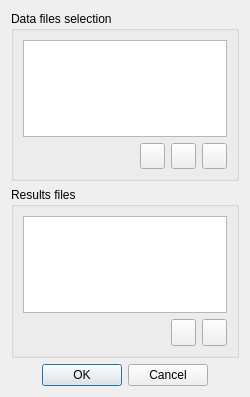
<ui version="4.0" >
 <class>BatchRunningUserFilesDialogForm</class>
 <widget class="QDialog" name="BatchRunningUserFilesDialogForm" >
  <property name="enabled" >
   <bool>true</bool>
  </property>
  <property name="geometry" >
   <rect>
    <x>0</x>
    <y>0</y>
    <width>250</width>
    <height>397</height>
   </rect>
  </property>
  <property name="windowTitle" >
   <string>User files</string>
  </property>
  <layout class="QVBoxLayout" >
   <item>
    <widget class="QGroupBox" name="groupBox" >
     <property name="title" >
      <string>Data files selection</string>
     </property>
     <layout class="QGridLayout" >
      <item row="0" column="0" colspan="4" >
       <widget class="QListView" name="viewData" >
        <property name="maximumSize" >
         <size>
          <width>16777215</width>
          <height>100</height>
         </size>
        </property>
        <property name="alternatingRowColors" >
         <bool>true</bool>
        </property>
       </widget>
      </item>
      <item row="1" column="0" >
       <spacer>
        <property name="orientation" >
         <enum>Qt::Horizontal</enum>
        </property>
        <property name="sizeHint" stdset="0" >
         <size>
          <width>40</width>
          <height>20</height>
         </size>
        </property>
       </spacer>
      </item>
      <item row="1" column="1" >
       <widget class="QToolButton" name="buttonNewData" >
        <property name="minimumSize" >
         <size>
          <width>25</width>
          <height>25</height>
         </size>
        </property>
        <property name="toolTip" >
         <string>Search previous user data file</string>
        </property>
        <property name="text" >
         <string/>
        </property>
        <property name="icon" >
         <iconset resource="resources_pages.qrc" >
          <normaloff>:/new/prefix1/icons/22x22/document-open.png</normaloff>:/new/prefix1/icons/22x22/document-open.png</iconset>
        </property>
        <property name="iconSize" >
         <size>
          <width>22</width>
          <height>22</height>
         </size>
        </property>
       </widget>
      </item>
      <item row="1" column="2" >
       <widget class="QToolButton" name="buttonAddData" >
        <property name="minimumSize" >
         <size>
          <width>25</width>
          <height>25</height>
         </size>
        </property>
        <property name="toolTip" >
         <string>New user data file</string>
        </property>
        <property name="text" >
         <string/>
        </property>
        <property name="icon" >
         <iconset resource="resources_pages.qrc" >
          <normaloff>:/new/prefix1/icons/22x22/document-new.png</normaloff>:/new/prefix1/icons/22x22/document-new.png</iconset>
        </property>
        <property name="iconSize" >
         <size>
          <width>22</width>
          <height>22</height>
         </size>
        </property>
       </widget>
      </item>
      <item row="1" column="3" >
       <widget class="QToolButton" name="buttonDeleteData" >
        <property name="minimumSize" >
         <size>
          <width>25</width>
          <height>25</height>
         </size>
        </property>
        <property name="toolTip" >
         <string>Revome from selection</string>
        </property>
        <property name="text" >
         <string/>
        </property>
        <property name="icon" >
         <iconset resource="resources_pages.qrc" >
          <normaloff>:/new/prefix1/icons/22x22/user-trash-full.png</normaloff>:/new/prefix1/icons/22x22/user-trash-full.png</iconset>
        </property>
        <property name="iconSize" >
         <size>
          <width>22</width>
          <height>22</height>
         </size>
        </property>
       </widget>
      </item>
     </layout>
    </widget>
   </item>
   <item>
    <widget class="QGroupBox" name="groupBoxResults" >
     <property name="title" >
      <string>Results files</string>
     </property>
     <layout class="QGridLayout" >
      <item row="0" column="0" colspan="3" >
       <widget class="QListView" name="viewResu" >
        <property name="maximumSize" >
         <size>
          <width>16777215</width>
          <height>100</height>
         </size>
        </property>
        <property name="alternatingRowColors" >
         <bool>true</bool>
        </property>
       </widget>
      </item>
      <item row="1" column="0" >
       <spacer>
        <property name="orientation" >
         <enum>Qt::Horizontal</enum>
        </property>
        <property name="sizeHint" stdset="0" >
         <size>
          <width>40</width>
          <height>20</height>
         </size>
        </property>
       </spacer>
      </item>
      <item row="1" column="1" >
       <widget class="QToolButton" name="buttonAddResu" >
        <property name="minimumSize" >
         <size>
          <width>25</width>
          <height>25</height>
         </size>
        </property>
        <property name="toolTip" >
         <string>New user result file</string>
        </property>
        <property name="text" >
         <string/>
        </property>
        <property name="icon" >
         <iconset resource="resources_pages.qrc" >
          <normaloff>:/new/prefix1/icons/22x22/document-new.png</normaloff>:/new/prefix1/icons/22x22/document-new.png</iconset>
        </property>
        <property name="iconSize" >
         <size>
          <width>22</width>
          <height>22</height>
         </size>
        </property>
       </widget>
      </item>
      <item row="1" column="2" >
       <widget class="QToolButton" name="buttonDeleteResu" >
        <property name="minimumSize" >
         <size>
          <width>25</width>
          <height>25</height>
         </size>
        </property>
        <property name="toolTip" >
         <string>Revome from selection</string>
        </property>
        <property name="text" >
         <string/>
        </property>
        <property name="icon" >
         <iconset resource="resources_pages.qrc" >
          <normaloff>:/new/prefix1/icons/22x22/user-trash-full.png</normaloff>:/new/prefix1/icons/22x22/user-trash-full.png</iconset>
        </property>
        <property name="iconSize" >
         <size>
          <width>22</width>
          <height>22</height>
         </size>
        </property>
       </widget>
      </item>
     </layout>
    </widget>
   </item>
   <item>
    <widget class="QDialogButtonBox" name="buttonBox" >
     <property name="orientation" >
      <enum>Qt::Horizontal</enum>
     </property>
     <property name="standardButtons" >
      <set>QDialogButtonBox::Cancel|QDialogButtonBox::Ok</set>
     </property>
     <property name="centerButtons" >
      <bool>true</bool>
     </property>
    </widget>
   </item>
  </layout>
 </widget>
 <resources>
  <include location="resources_pages.qrc" />
 </resources>
 <connections>
  <connection>
   <sender>buttonBox</sender>
   <signal>accepted()</signal>
   <receiver>BatchRunningUserFilesDialogForm</receiver>
   <slot>accept()</slot>
   <hints>
    <hint type="sourcelabel" >
     <x>248</x>
     <y>254</y>
    </hint>
    <hint type="destinationlabel" >
     <x>157</x>
     <y>274</y>
    </hint>
   </hints>
  </connection>
  <connection>
   <sender>buttonBox</sender>
   <signal>rejected()</signal>
   <receiver>BatchRunningUserFilesDialogForm</receiver>
   <slot>reject()</slot>
   <hints>
    <hint type="sourcelabel" >
     <x>316</x>
     <y>260</y>
    </hint>
    <hint type="destinationlabel" >
     <x>286</x>
     <y>274</y>
    </hint>
   </hints>
  </connection>
 </connections>
</ui>
